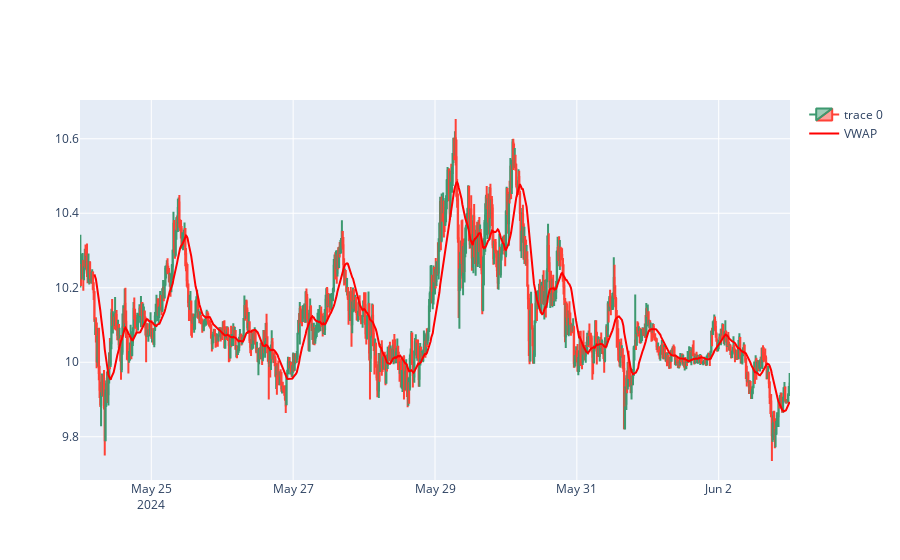

Notebook source saved alongside this figure:
### Code cell
# Visualization
dfpl = data[:]
fig = go.Figure(data=[go.Candlestick(x=dfpl.index,
                                     open=dfpl['open'],
                                     high=dfpl['high'],
                                     low=dfpl['low'],
                                     close=dfpl['close'])])

fig.add_trace(go.Scatter(x=dfpl.index, y=dfpl['VWAP'], mode='lines', name='VWAP', line=dict(color='red')))
fig.add_trace(go.Scatter(x=buy_signals.index, y=buy_signals['close'], mode='markers', name='Buy Signal', 
                         marker=dict(color='green', size=10, symbol='triangle-up')))
fig.add_trace(go.Scatter(x=sell_signals.index, y=sell_signals['close'], mode='markers', name='Sell Signal', 
                         marker=dict(color='red', size=10, symbol='triangle-down')))

fig.update_layout(xaxis_rangeslider_visible=False)
fig.show()

### Figure 1 — Plotly figure (JSON) as saved in the notebook; plotly's stock layout.template omitted (floating-point values rounded to 4 significant figures; data arrays with more than 128 entries replaced by an {"elided": "..."} marker saying what was removed)
{"data": [{"close": {"elided": "961 float values"}, "high": {"elided": "961 float values"}, "low": {"elided": "961 float values"}, "open": {"elided": "961 float values"}, "type": "candlestick", "x": {"elided": "961 str values"}}, {"line": {"color": "red"}, "mode": "lines", "name": "VWAP", "type": "scatter", "x": {"elided": "961 str values"}, "y": {"elided": "961 float values"}}, {"marker": {"color": "green", "size": 10, "symbol": "triangle-up"}, "mode": "markers", "name": "Buy Signal", "type": "scatter", "x": [], "y": []}, {"marker": {"color": "red", "size": 10, "symbol": "triangle-down"}, "mode": "markers", "name": "Sell Signal", "type": "scatter", "x": [], "y": []}], "layout": {"xaxis": {"rangeslider": {"visible": false}}}}
